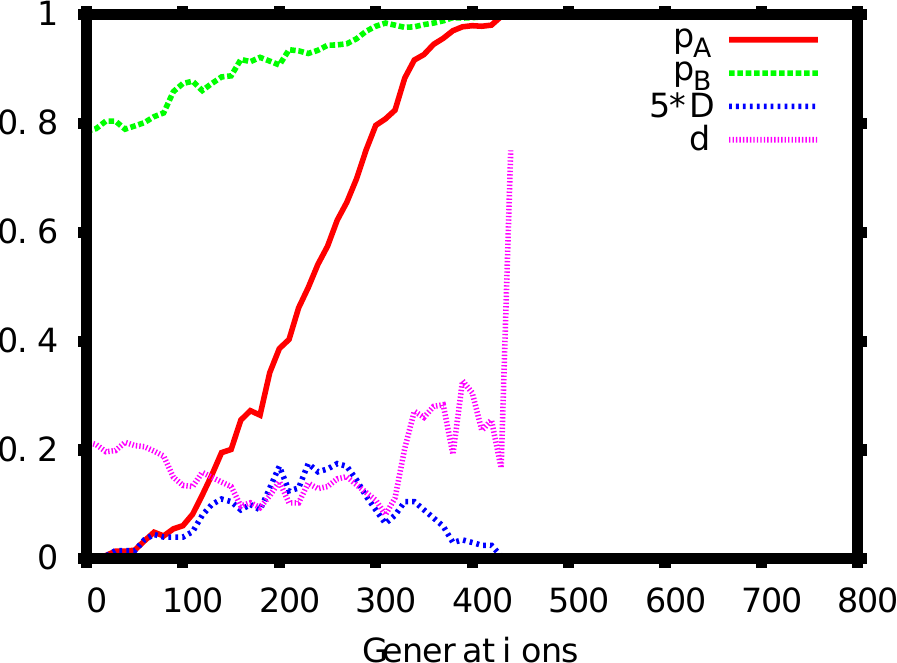

Generate this figure with gnuplot:
set output "twolocsim2.ps"     # for print output
set terminal postscript color linewidth 8 enhanced font "Vera" 24
set xlabel "Generations"
#set ylabel "D"
set xtics out
set ytics out
set yrange [0.0:1.0]
set xrange [0:800]
set key on
plot "twolocsim2.dat" using 1:2 title "p_A" with lines, \
  "twolocsim2.dat" using 1:3 title "p_B" with lines, \
  "twolocsim2.dat" using 1:(5*$4) title "5*D" with lines, \
  "twolocsim2.dat" using 1:5 title "d" with lines
#pause mouse
